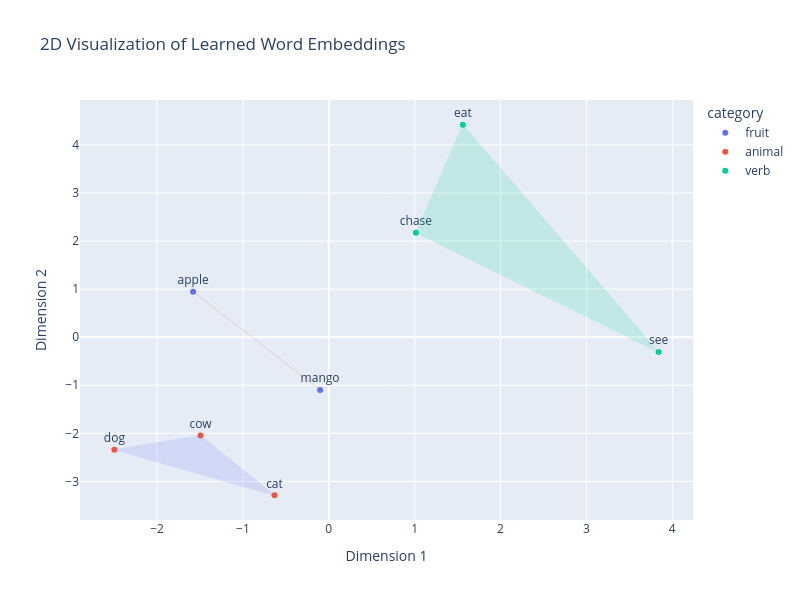

The code cell stored with this chart in its notebook:
### Code cell
# thanks claude

import numpy as np
import plotly.express as px
import plotly.graph_objects as go
from scipy.spatial import ConvexHull


weights = model.embedding.weight.detach().cpu().numpy()
cats = [category_mapping[w] for w in grammer]
plot_data = {"x": weights[:,0], "y": weights[:,1], "word": grammer, "category": cats}
fig = px.scatter(plot_data, x="x", y="y", text="word", color="category",
                 title="2D Visualization of Learned Word Embeddings",
                 labels={"x":"Dimension 1","y":"Dimension 2"}, width=800, height=600)
fig.update_traces(textposition='top center')
# draw a shaded region per category
palette = {c: col for c, col in zip(sorted(set(cats)), px.colors.qualitative.Plotly)}
for cat in sorted(set(cats)):
    pts = weights[[i for i,c in enumerate(cats) if c == cat]]
    if len(pts) >= 3:                       # hull needs 3+ points
        h = ConvexHull(pts); ring = pts[np.append(h.vertices, h.vertices[0])]
    else:                                   # 2 points -> just connect them
        ring = np.vstack([pts, pts[0]])
    fig.add_trace(go.Scatter(
        x=ring[:,0], y=ring[:,1], mode="lines", fill="toself",
        fillcolor=palette[cat], opacity=0.15, line=dict(color=palette[cat], width=1),
        name=f"{cat} region", hoverinfo="skip", showlegend=False))
fig.show()

### Figure 1 — Plotly figure (JSON) as saved in the notebook; plotly's stock layout.template omitted (floating-point values rounded to 4 significant figures)
{"data": [{"hovertemplate": "category=fruit<br>Dimension 1=%{x}<br>Dimension 2=%{y}<br>word=%{text}<extra></extra>", "legendgroup": "fruit", "marker": {"color": "#636efa", "symbol": "circle"}, "mode": "markers+text", "name": "fruit", "orientation": "v", "showlegend": true, "text": ["apple", "mango"], "textposition": "top center", "type": "scatter", "x": [-1.58, -0.101], "xaxis": "x", "y": [0.9478, -1.096], "yaxis": "y"}, {"hovertemplate": "category=animal<br>Dimension 1=%{x}<br>Dimension 2=%{y}<br>word=%{text}<extra></extra>", "legendgroup": "animal", "marker": {"color": "#EF553B", "symbol": "circle"}, "mode": "markers+text", "name": "animal", "orientation": "v", "showlegend": true, "text": ["cat", "cow", "dog"], "textposition": "top center", "type": "scatter", "x": [-0.6328, -1.494, -2.497], "xaxis": "x", "y": [-3.287, -2.047, -2.342], "yaxis": "y"}, {"hovertemplate": "category=verb<br>Dimension 1=%{x}<br>Dimension 2=%{y}<br>word=%{text}<extra></extra>", "legendgroup": "verb", "marker": {"color": "#00cc96", "symbol": "circle"}, "mode": "markers+text", "name": "verb", "orientation": "v", "showlegend": true, "text": ["chase", "eat", "see"], "textposition": "top center", "type": "scatter", "x": [1.015, 1.561, 3.841], "xaxis": "x", "y": [2.175, 4.419, -0.3098], "yaxis": "y"}, {"fill": "toself", "fillcolor": "#636EFA", "hoverinfo": "skip", "line": {"color": "#636EFA", "width": 1}, "mode": "lines", "name": "animal region", "opacity": 0.15, "showlegend": false, "type": "scatter", "x": [-2.497, -0.6328, -1.494, -2.497], "y": [-2.342, -3.287, -2.047, -2.342]}, {"fill": "toself", "fillcolor": "#EF553B", "hoverinfo": "skip", "line": {"color": "#EF553B", "width": 1}, "mode": "lines", "name": "fruit region", "opacity": 0.15, "showlegend": false, "type": "scatter", "x": [-1.58, -0.101, -1.58], "y": [0.9478, -1.096, 0.9478]}, {"fill": "toself", "fillcolor": "#00CC96", "hoverinfo": "skip", "line": {"color": "#00CC96", "width": 1}, "mode": "lines", "name": "verb region", "opacity": 0.15, "showlegend": false, "type": "scatter", "x": [1.015, 3.841, 1.561, 1.015], "y": [2.175, -0.3098, 4.419, 2.175]}], "layout": {"height": 600, "legend": {"title": {"text": "category"}, "tracegroupgap": 0}, "title": {"text": "2D Visualization of Learned Word Embeddings"}, "width": 800, "xaxis": {"anchor": "y", "domain": [0, 1], "title": {"text": "Dimension 1"}}, "yaxis": {"anchor": "x", "domain": [0, 1], "title": {"text": "Dimension 2"}}}}
